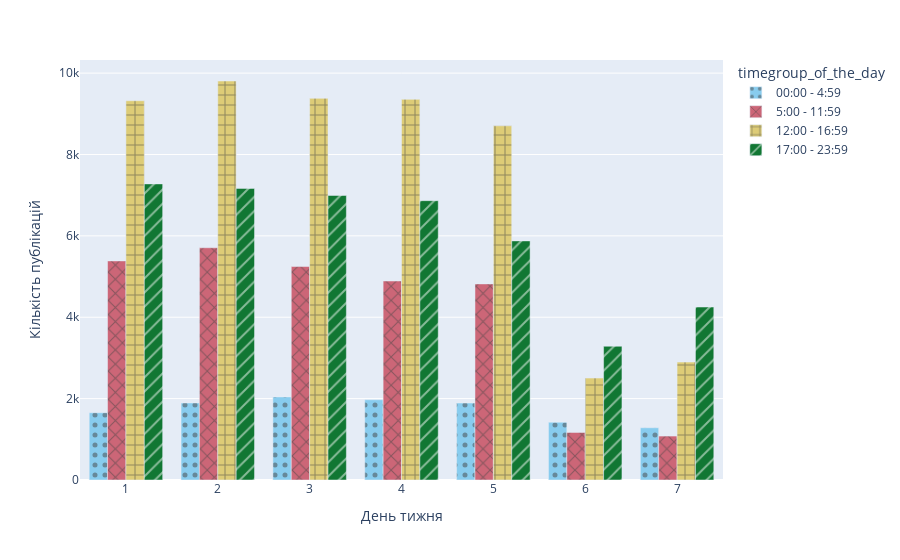

The notebook cell saved with this chart:
### Markdown cell above
### <span style="color:red; font-size:1.5em;">Завдання 5</span>

**Проаналізуйте день тижня та пору дня, за яких автори публікують свої статті найчастіше:**


**Для варіантів 11-15:**

Чи правда, що автори зазвичай пишуть щонеділі вночі (00:00 - 04:59)?

**⭕️ Ні, зазвичай в неділю автори пишуть ввечері (17:00 - 23:59) = 4251 публікація**

### Code cell
def get_timegroup_of_the_day(hour):
    if hour >= 0 and hour < 5:
        return "00:00 - 4:59"
    elif hour >= 5 and hour < 12:
        return "5:00 - 11:59"
    elif hour >= 12 and hour < 17:
        return "12:00 - 16:59"
    else: return "17:00 - 23:59"

df['timegroup_of_the_day'] = df['hour'].apply(get_timegroup_of_the_day)
d = df.groupby(['dayofweek', 'timegroup_of_the_day'])['post_id'].agg(['count']).reset_index()

fig = px.bar(d, x="dayofweek", y="count", color="timegroup_of_the_day", 
             barmode="group", pattern_shape="timegroup_of_the_day", pattern_shape_sequence=[".", "x", "+", "/"],
             category_orders={"timegroup_of_the_day": ["00:00 - 4:59", "5:00 - 11:59", "12:00 - 16:59", "17:00 - 23:59"]},
             color_discrete_sequence=px.colors.qualitative.Safe)

fig.update_layout(xaxis_title='День тижня', yaxis_title="Кількість публікацій")

fig.show()

### Figure 1 — Plotly figure (JSON) as saved in the notebook; plotly's stock layout.template omitted (floating-point values rounded to 4 significant figures)
{"data": [{"alignmentgroup": "True", "hovertemplate": "timegroup_of_the_day=00:00 - 4:59<br>dayofweek=%{x}<br>count=%{y}<extra></extra>", "legendgroup": "00:00 - 4:59", "marker": {"color": "rgb(136, 204, 238)", "pattern": {"shape": "."}}, "name": "00:00 - 4:59", "offsetgroup": "00:00 - 4:59", "orientation": "v", "showlegend": true, "textposition": "auto", "type": "bar", "x": [1, 2, 3, 4, 5, 6, 7], "xaxis": "x", "y": [1654, 1894, 2042, 1972, 1892, 1420, 1284], "yaxis": "y"}, {"alignmentgroup": "True", "hovertemplate": "timegroup_of_the_day=5:00 - 11:59<br>dayofweek=%{x}<br>count=%{y}<extra></extra>", "legendgroup": "5:00 - 11:59", "marker": {"color": "rgb(204, 102, 119)", "pattern": {"shape": "x"}}, "name": "5:00 - 11:59", "offsetgroup": "5:00 - 11:59", "orientation": "v", "showlegend": true, "textposition": "auto", "type": "bar", "x": [1, 2, 3, 4, 5, 6, 7], "xaxis": "x", "y": [5384, 5708, 5246, 4890, 4819, 1168, 1080], "yaxis": "y"}, {"alignmentgroup": "True", "hovertemplate": "timegroup_of_the_day=12:00 - 16:59<br>dayofweek=%{x}<br>count=%{y}<extra></extra>", "legendgroup": "12:00 - 16:59", "marker": {"color": "rgb(221, 204, 119)", "pattern": {"shape": "+"}}, "name": "12:00 - 16:59", "offsetgroup": "12:00 - 16:59", "orientation": "v", "showlegend": true, "textposition": "auto", "type": "bar", "x": [1, 2, 3, 4, 5, 6, 7], "xaxis": "x", "y": [9321, 9806, 9379, 9355, 8705, 2505, 2897], "yaxis": "y"}, {"alignmentgroup": "True", "hovertemplate": "timegroup_of_the_day=17:00 - 23:59<br>dayofweek=%{x}<br>count=%{y}<extra></extra>", "legendgroup": "17:00 - 23:59", "marker": {"color": "rgb(17, 119, 51)", "pattern": {"shape": "/"}}, "name": "17:00 - 23:59", "offsetgroup": "17:00 - 23:59", "orientation": "v", "showlegend": true, "textposition": "auto", "type": "bar", "x": [1, 2, 3, 4, 5, 6, 7], "xaxis": "x", "y": [7277, 7167, 6993, 6865, 5876, 3287, 4251], "yaxis": "y"}], "layout": {"barmode": "group", "legend": {"title": {"text": "timegroup_of_the_day"}, "tracegroupgap": 0}, "margin": {"t": 60}, "xaxis": {"anchor": "y", "domain": [0, 1], "title": {"text": "День тижня"}}, "yaxis": {"anchor": "x", "domain": [0, 1], "title": {"text": "Кількість публікацій"}}}}
